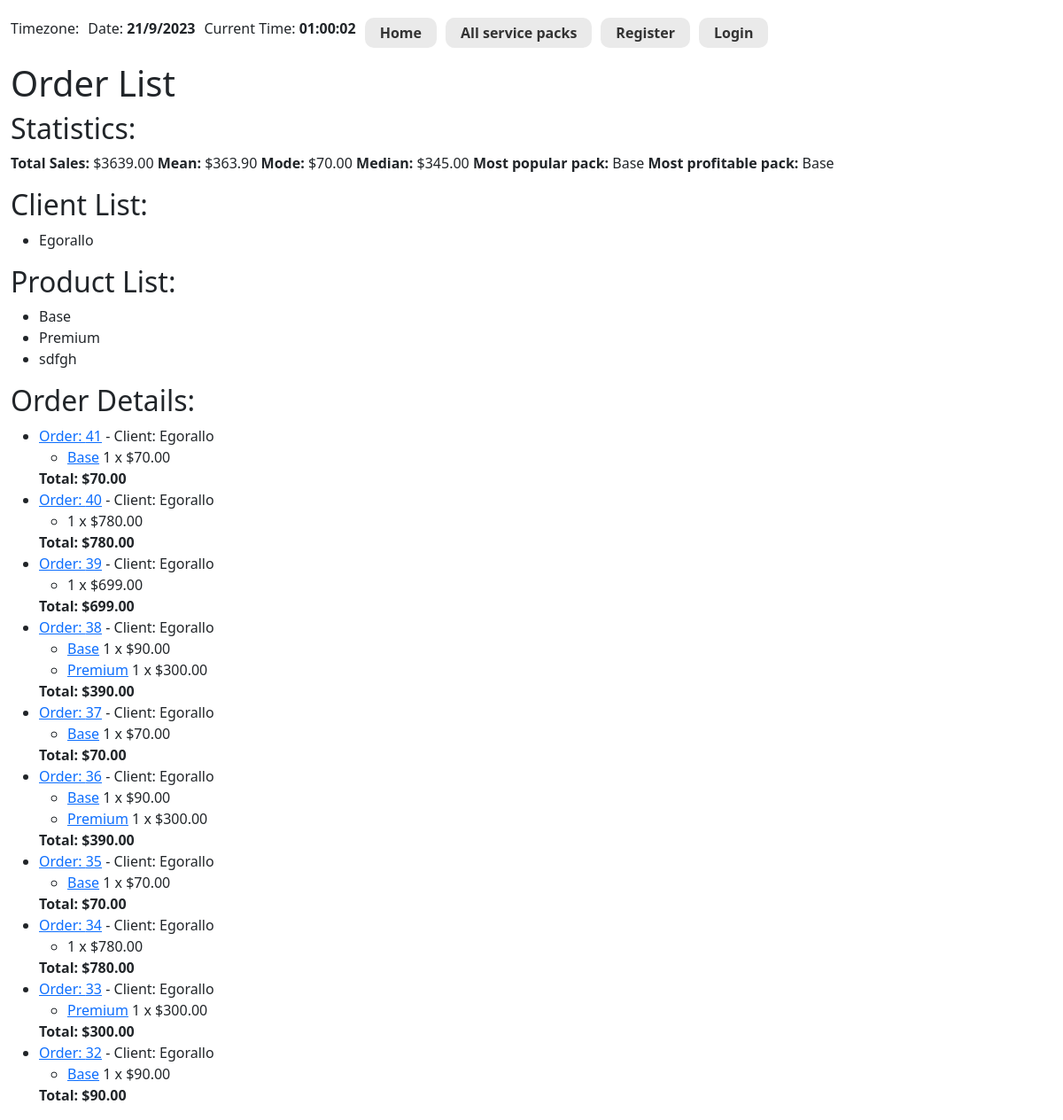
Page /order/orders/ on the committed database.
### cleaning/models.py (models this page shows, shortened)
class ServicePack(models.Model):
    naming = models.CharField(max_length=200, help_text="Enter the service pack naming")
    service = models.ManyToManyField(Service, help_text='Select a service for this service pack')
    purchase_count = models.PositiveIntegerField(default=0)
    def get_absolute_url(self):
        return reverse('servicepack-detail', args=[str(self.id)])
    def display_service(self):
        return ', '.join(service.name for service in self.service.all()[:3])
    display_service.short_description = 'Service'

class ServicePackInstance(models.Model):
    id = models.UUIDField(primary_key=True, default=uuid.uuid4, help_text="Unique ID for particular Service Pack")
    service_pack = models.ForeignKey('ServicePack', on_delete=models.SET_NULL, null=True)
    price = models.DecimalField(max_digits=10, decimal_places=2, default='0.00')
    date_created = models.DateField(null=True, blank=True)
    purchase_count = models.PositiveIntegerField(default=0)
    AVAILABLE_STATUS = (
        ('a', 'Available'),
        ('o', 'Out of stock'),
        ('c', 'Coming soon')
    )
    status = models.CharField(
        max_length=1,
        choices=AVAILABLE_STATUS,
        blank=True,
        default='a',
        help_text='Service pack availability'
    )
    class Meta:
        ordering = ['price']

### order/models.py (models this page shows, shortened)
class Order(models.Model):
    client = models.CharField(max_length=100, help_text="Enter the name of the client")
    created = models.DateTimeField(auto_now_add=True)
    class Meta:
        ordering = ('-created',)
        verbose_name = 'Order'
        verbose_name_plural = 'Orders'
    def get_total_cost(self):
        return sum(item.get_cost() for item in self.items.all())

class OrderItem(models.Model):
    order = models.ForeignKey(Order, related_name='items', on_delete=models.CASCADE)
    servicepackinstance = models.ForeignKey(ServicePackInstance, related_name='order_items', on_delete=models.CASCADE, null=True)
    price = models.DecimalField(max_digits=10, decimal_places=2)
    quantity = models.PositiveIntegerField(default=1)
    def get_cost(self):
        return self.price * self.quantity

### order/views.py (the view)
# urls.py: path('orders/', views.OrderListView.as_view(), name='orders'),
class OrderListView(generic.ListView):
    model = Order
    template_name = 'order/order_list.html'
    def get_context_data(self, **kwargs):
        context = super().get_context_data(**kwargs)
        client_list = Order.objects.order_by('client').values_list('client', flat=True).distinct()
        product_list = ServicePack.objects.order_by('naming')
        total_sales = 0
        sales_list = []
        item_list = []
        order_list = self.get_queryset()
        for order in order_list:
            total_sales += order.get_total_cost()
            sales_list.append(order.get_total_cost())
            item_list.extend([item.servicepackinstance for item in order.items.all() if item.servicepackinstance])
        sales_mean = round(mean(sales_list), 2) if sales_list else 0
        sales_mode = mode(sales_list) if sales_list else 0
        sales_median = median(sales_list) if sales_list else 0
        item_count = Counter(item_list)
        popular_item = item_count.most_common(1)[0][0].service_pack.naming if item_count else None
        item_profit_dict = {}
        for order in order_list:
            for item in order.items.all():
                if item.servicepackinstance:
                    profit = (item.price - item.servicepackinstance.price) * item.quantity
                    if item.servicepackinstance not in item_profit_dict:
                        item_profit_dict[item.servicepackinstance] = profit
                    else:
                        item_profit_dict[item.servicepackinstance] += profit
        item_with_most_profit = max(item_profit_dict, key=lambda item: item_profit_dict[
            item]).service_pack.naming if item_profit_dict else None
        context['client_list'] = client_list
        context['product_list'] = product_list
        context['total_sales'] = total_sales
        context['sales_mean'] = sales_mean
        context['sales_mode'] = sales_mode
        context['sales_median'] = sales_median
        context['popular_item'] = popular_item
        context['item_with_most_profit'] = item_with_most_profit
        return context

### order/templates/order/order_list.html
{% extends "base_generic.html" %}
{% block content %}
    <h1>Order List</h1>
    <h2>Statistics:</h2>
    <p>
        <strong>Total Sales:</strong> ${{ total_sales }}
        <strong>Mean:</strong> ${{ sales_mean }}
        <strong>Mode:</strong> ${{ sales_mode }}
        <strong>Median:</strong> ${{ sales_median }}
        <strong>Most popular pack:</strong> {{ popular_item }}
        <strong>Most profitable pack:</strong> {{ item_with_most_profit }}
    </p>
    <h2>Client List:</h2>
    {% if client_list %}
        <ul>
            {% for client in client_list %}
                <li>{{ client }}</li>
            {% empty %}
                <li>No clients found.</li>
            {% endfor %}
        </ul>
    {% else %}
        <p>There are no clients.</p>
    {% endif %}
    <h2>Product List:</h2>
    {% if product_list %}
        <ul>
            {% for product in product_list %}
                <li>{{ product.naming }}</li>
            {% empty %}
                <li>No products found.</li>
            {% endfor %}
        </ul>
    {% else %}
        <p>There are no products.</p>
    {% endif %}
    <h2>Order Details:</h2>
    {% if order_list %}
        <ul>
            {% for order in order_list %}
                <li>
                    <a href="{% url 'order:order-detail' order.id %}">Order: {{ order.id }}</a> - Client: {{ order.client }}
                    <ul>
                        {% for item in order.items.all %}
                            <li>
                                <a href="{{ item.servicepackinstance.service_pack.get_absolute_url }}">{{ item.servicepackinstance.service_pack.naming }}</a>
                                <a>{{ item.quantity }} x </a>
                                <a>${{ item.price }}</a>
                            </li>
                        {% empty %}
                            <li>No service packs selected.</li>
                        {% endfor %}
                    </ul>
                    <a style="font-weight: bold">Total: ${{ order.get_total_cost }} </a>
                </li>
            {% empty %}
                <li>No orders found.</li>
            {% endfor %}
        </ul>
    {% else %}
        <p>There are no orders.</p>
    {% endif %}
{% endblock %}

### cleaning/templates/base_generic.html (shortened to what this page needs)
<!DOCTYPE html>
{% load static %}
<link rel="stylesheet" href="{% static 'css/styles.css' %}"/>
<html lang="en">
<head>
    <link
            href="https://cdn.jsdelivr.net/npm/bootstrap@5.1.3/dist/css/bootstrap.min.css"
            rel="stylesheet"
/>
    {% load static %}
    <link rel="stylesheet" href="{% static 'css/styles.css' %}"/>
</head>
<body>
<div class="container-fluid">
    <div class="row">
        <div class="col-sm-12">
            {% block sidebar %}
                <ul class="sidebar-nav">
                    <li>Timezone: <strong style="font-weight: bold;" id="user-timezone"></strong></li>
                    <li>Date: <strong style="font-weight: bold;" id="current-date"></strong></li>
                    <li>Current Time: <strong style="font-weight: bold;" id="current-time"></strong></li>
                    <li><a class="login-button" href="{% url 'index' %}">Home</a></li>
                    {% if user.is_authenticated %}
                        <li>User: <strong style="font-weight: bold">{{ user.get_username }}</strong></li>
                        <li><a class="login-button" style="background-color:orangered"
                               href="{% url 'logout' %}?next={{ '' }}">Logout</a></li>
                    {% else %}
                        <li><a class="login-button" href="{% url 'servicepacks' %}">All service packs</a></li>
                        <li><a class="login-button" href="{% url 'register' %}?next={{ '' }}">Register</a></li>
                        <li><a class="login-button" href="{% url 'login' %}?next={{ '/cleaning' }}">Login</a></li>
                    {% endif %}
                </ul>
            {% endblock %}
        </div>
        <div class="col-sm-10 ">{% block content %}{% endblock %}
        </div>
    </div>
</div>
</body>
</html>

### cleaning/static/css/styles.css (style rules this page uses)
.sidebar-nav { margin-top: 20px; padding: 0; list-style: none; }

### cleaning/templates/base_generic.html (style rules this page uses)
.sidebar-nav { display: flex; flex-wrap: wrap; justify-content: flex-start; list-style: none; padding: 0; }
.sidebar-nav li { margin-right: 10px; }
.sidebar-nav a { text-decoration: none; }
.login-button { display: inline-block; padding: 5px 17px; background-color: #eaeaea; border: none; border-radius: 10px; font-size: 16px; font-weight: bold; text-decoration: none; color: #333; transition: background-color 0.3s ease; }

### rows in the picture
ServicePack: naming "Base"
ServicePack: naming "Premium"
ServicePack: naming "sdfgh"
Order: id "41", client "Egorallo", get_total_cost "70.00"
OrderItem: servicepackinstance.service_pack.naming "Base", quantity "1", price "70.00"
Order: id "40", client "Egorallo", get_total_cost "780.00"
OrderItem: quantity "1", price "780.00"
Order: id "39", client "Egorallo", get_total_cost "699.00"
OrderItem: quantity "1", price "699.00"
Order: id "38", client "Egorallo", get_total_cost "390.00"
OrderItem: servicepackinstance.service_pack.naming "Base", quantity "1", price "90.00"
OrderItem: servicepackinstance.service_pack.naming "Premium", quantity "1", price "300.00"
Order: id "37", client "Egorallo", get_total_cost "70.00"
OrderItem: servicepackinstance.service_pack.naming "Base", quantity "1", price "70.00"
Order: id "36", client "Egorallo", get_total_cost "390.00"
OrderItem: servicepackinstance.service_pack.naming "Base", quantity "1", price "90.00"
OrderItem: servicepackinstance.service_pack.naming "Premium", quantity "1", price "300.00"
Order: id "35", client "Egorallo", get_total_cost "70.00"
OrderItem: servicepackinstance.service_pack.naming "Base", quantity "1", price "70.00"
Order: id "34", client "Egorallo", get_total_cost "780.00"
OrderItem: quantity "1", price "780.00"
Order: id "33", client "Egorallo", get_total_cost "300.00"
OrderItem: servicepackinstance.service_pack.naming "Premium", quantity "1", price "300.00"
Order: id "32", client "Egorallo", get_total_cost "90.00"
OrderItem: servicepackinstance.service_pack.naming "Base", quantity "1", price "90.00"

### other values in the picture
{{ total_sales }} "3639.00"
{{ sales_mean }} "363.90"
{{ sales_mode }} "70.00"
{{ sales_median }} "345.00"
{{ client }} "Egorallo"
